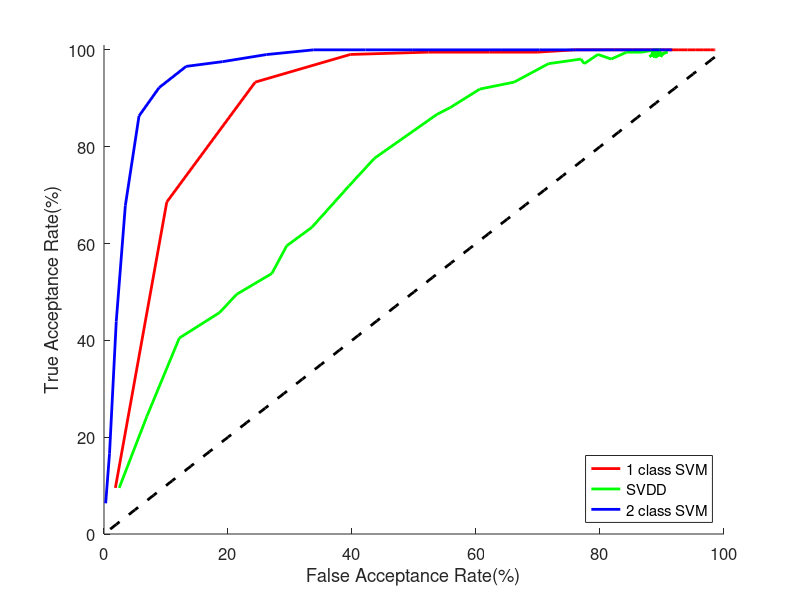

MATLAB code for this plot:
hold on;

n_classes=42;

plot1_style='r-';
plot2_style='g-';
plot3_style='b-';
plot4_style='c-';
line_style='k--';


plot1_label='1 class SVM';
plot2_label='SVDD';
plot3_label='2 class SVM';
plot4_label='';


%%%%%%%%%%%%%%%%%%%%%%%%%%%%%%%%%%%%%%%%%%%%%%%%%%%%%%%%%%%%%%%%%%%%%%%%%%%%%%%
% 1. Mean FAR in acc_1, FRR in rej_1 for 1 class SVM with RBF kernel 
%    with togglebutton for 42 users with false_acc_1_all and false_rej_1_all
%    cleared off for every new threshold value
%%%%%%%%%%%%%%%%%%%%%%%%%%%%%%%%%%%%%%%%%%%%%%%%%%%%%%%%%%%%%%%%%%%%%%%%%%%%%%%

acc_1=[
0.752381 4.152381 10.000000 16.290476 21.452381 25.509524 28.638095 31.161905 33.252381 34.985714 36.285714 37.190476 37.966667 38.580952 39.095238 39.480952 39.666667 39.876190 40.123810 40.280952 40.347619 40.380952 40.419048 40.423810 40.423810 40.423810 40.423810 40.423810 40.423810 40.423810 40.423810 40.423810 40.423810 40.423810 40.423810 40.423810 40.423810 40.423810 40.423810 40.423810 40.423810
];

rej_1=[
0.904762 0.314286 0.066667 0.009524 0.004762 0.004762 0.004762 0.000000 0.000000 0.000000 0.000000 0.000000 0.000000 0.000000 0.000000 0.000000 0.000000 0.000000 0.000000 0.000000 0.000000 0.000000 0.000000 0.000000 0.000000 0.000000 0.000000 0.000000 0.000000 0.000000 0.000000 0.000000 0.000000 0.000000 0.000000 0.000000 0.000000 0.000000 0.000000 0 0
];

x_acc=(1:size(acc_1,2));
x_rej=(1:size(rej_1,2));

%Plot to see EER
%plot(x_acc,(acc/33)*100,'b--',x_rej,rej*100,'b--');

%Plot to see ROC
%semilogx((acc/33)*100,(1-rej)*100,'b--');
plot((acc_1/(n_classes-1))*100,(1-rej_1)*100,plot1_style,'Linewidth',2);

%%%%%%%%%%%%%%%%%%%%%%%%%%%%%%%%%%%%%%%%%%%%%%%%%%%%%%%%%%%%%%%%%%%%%%%%%%%%%%%
% 2. Mean FAR in acc_2, FRR in rej_2 for SVDD  
%    with togglebutton for 42 users with false_acc_2_all and false_rej_2_all
%    cleared off for every new threshold value
%%%%%%%%%%%%%%%%%%%%%%%%%%%%%%%%%%%%%%%%%%%%%%%%%%%%%%%%%%%%%%%%%%%%%%%%%%%%%%%

acc_2 = [ 
1.004762 2.833333 4.980952 7.633333 8.780952 11.100000 12.080952 13.742857 16.204762 17.890476 22.014286 22.904762 24.857143 27.123810 29.395238 31.538095 31.757143 32.661905 33.542857 34.561905 35.566667 36.428571 36.828571 36.709524 36.347619 36.828571 36.804762 37.095238 37.261905 36.300000 36.276190 36.400000 36.600000 36.623810 36.757143 36.071429 36.457143 36.180952 36.623810 36.509524 36.495238
];
 
rej_2=[
0.904762 0.757143 0.595238 0.542857 0.504762 0.461905 0.404762 0.366667 0.280952 0.223810 0.133333 0.119048 0.080952 0.066667 0.028571 0.019048 0.028571 0.009524 0.019048 0.004762 0.004762 0.000000 0.000000 0.004762 0.004762 0.004762 0.014286 0.004762 0.004762 0.014286 0.009524 0.014286 0.014286 0.009524 0.000000 0.014286 0.004762 0.004762 0.014286 0.009524 0.014286 
];

x_acc_2=(1:size(acc_2,2));
x_rej_2=(1:size(rej_2,2));

%Plot to see EER
%plot(x_acc_2,(acc_2/33)*100,'b--',x_rej_2,rej_2*100,'b--');

%Plot to see ROC
%semilogx((acc_2/33)*100,(1-rej_2)*100,'b--');
plot((acc_2/(n_classes-1))*100,(1-rej_2)*100,plot2_style,'Linewidth',2);

%%%%%%%%%%%%%%%%%%%%%%%%%%%%%%%%%%%%%%%%%%%%%%%%%%%%%%%%%%%%%%%%%%%%%%%%%%%%%%%
% 3. Mean FAR in acc_3, FRR in rej_3 for 2 class SVM with RBF kernel 
%    with togglebutton for 42 users with false_acc_3_all and false_rej_3_all
%    cleared off for every new threshold value
%%%%%%%%%%%%%%%%%%%%%%%%%%%%%%%%%%%%%%%%%%%%%%%%%%%%%%%%%%%%%%%%%%%%%%%%%%%%%%%

acc_3 = [ 
0.107317 0.356098 0.790244 1.375610 2.258537  3.556098 5.302439 7.648780 10.478049 13.521951  16.873171 19.926829 22.902439 25.673171 28.102439  30.351220 31.614634 32.946341 34.078049 35.258537  35.843902 36.224390 36.458537 36.575610 36.619512  36.648780 36.653659 36.653659 36.658537 36.658537  36.658537 36.658537 36.658537 36.658537 36.658537  36.658537 36.658537 36.658537 36.658537 36.658537  36.658537
];

rej_3 = [ 
0.936585 0.834146 0.560976 0.321951 0.136585  0.078049 0.034146 0.024390 0.009756 0.000000  0.000000 0.000000 0.000000 0.000000 0.000000  0.000000 0.000000 0.000000 0.000000 0.000000  0.000000 0.000000 0.000000 0.000000 0.000000  0.000000 0.000000 0.000000 0.000000 0.000000  0.000000 0.000000 0.000000 0.000000 0.000000  0.000000 0.000000 0.000000 0.000000 0.000000  0
];

x_acc_3=(1:size(acc_3,2));
x_rej_3=(1:size(rej_3,2));

%Plot to see EER
%plot(x_acc_3,(acc_3/33)*100,'b--',x_rej_3,rej_3*100,'b--');

%Plot to see ROC
%semilogx((acc_3/33)*100,(1-rej_3)*100,'b--');
plot((acc_3/(n_classes-2))*100,(1-rej_3)*100,plot3_style,'Linewidth',2);












%Plotting 45 degree line
x=(1:100);
y=x;
plot(x,y,line_style,'Linewidth',2);



legend(plot1_label,plot2_label,plot3_label,'Location','SouthEast');
ylim([0 101]);
set(gca,'FontSize',12);
xlabel('False Acceptance Rate(%)');
ylabel('True Acceptance Rate(%)');
hold off;

